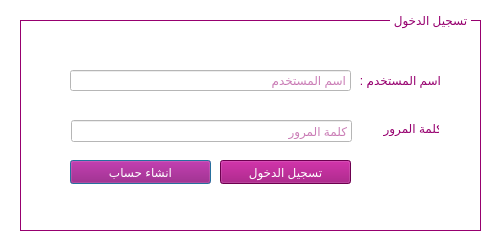
<?xml version="1.0" encoding="UTF-8"?>
<ui version="4.0">
 <class>Login</class>
 <widget class="QDialog" name="Login">
  <property name="geometry">
   <rect>
    <x>0</x>
    <y>0</y>
    <width>500</width>
    <height>248</height>
   </rect>
  </property>
  <property name="maximumSize">
   <size>
    <width>500</width>
    <height>248</height>
   </size>
  </property>
  <property name="sizeIncrement">
   <size>
    <width>500</width>
    <height>0</height>
   </size>
  </property>
  <property name="windowTitle">
   <string>Login</string>
  </property>
  <property name="windowIcon">
   <iconset>
    <normaloff>login.png</normaloff>login.png</iconset>
  </property>
  <property name="styleSheet">
   <string notr="true">background-color: rgb(255, 255, 255);</string>
  </property>
  <widget class="QLabel" name="label">
   <property name="geometry">
    <rect>
     <x>20</x>
     <y>20</y>
     <width>461</width>
     <height>211</height>
    </rect>
   </property>
   <property name="styleSheet">
    <string notr="true">color: rgb(151, 0, 111);</string>
   </property>
   <property name="frameShape">
    <enum>QFrame::Box</enum>
   </property>
   <property name="text">
    <string/>
   </property>
  </widget>
  <widget class="QLabel" name="label_2">
   <property name="geometry">
    <rect>
     <x>390</x>
     <y>10</y>
     <width>81</width>
     <height>21</height>
    </rect>
   </property>
   <property name="styleSheet">
    <string notr="true">color: rgb(151, 0, 111);
background-color: rgb(255, 255, 255);</string>
   </property>
   <property name="frameShape">
    <enum>QFrame::NoFrame</enum>
   </property>
   <property name="text">
    <string>تسجيل الدخول</string>
   </property>
   <property name="alignment">
    <set>Qt::AlignCenter</set>
   </property>
  </widget>
  <widget class="QLineEdit" name="password">
   <property name="geometry">
    <rect>
     <x>71</x>
     <y>120</y>
     <width>281</width>
     <height>22</height>
    </rect>
   </property>
   <property name="styleSheet">
    <string notr="true">background-color: rgb(255, 255, 255);
color: rgb(151, 0, 111);
border-color: rgb(151, 0, 111);
padding : 2px;</string>
   </property>
   <property name="echoMode">
    <enum>QLineEdit::Password</enum>
   </property>
   <property name="placeholderText">
    <string>كلمة المرور</string>
   </property>
  </widget>
  <widget class="QPushButton" name="newAccountBtn">
   <property name="geometry">
    <rect>
     <x>70</x>
     <y>160</y>
     <width>141</width>
     <height>24</height>
    </rect>
   </property>
   <property name="styleSheet">
    <string notr="true">background-color: rgb(151, 0, 111);
color: rgb(255, 255, 255);
font: 10pt &quot;Bernard MT Condensed&quot;;
</string>
   </property>
   <property name="text">
    <string>انشاء حساب</string>
   </property>
  </widget>
  <widget class="QLineEdit" name="user">
   <property name="geometry">
    <rect>
     <x>70</x>
     <y>70</y>
     <width>281</width>
     <height>21</height>
    </rect>
   </property>
   <property name="styleSheet">
    <string notr="true">background-color: rgb(255, 255, 255);
color: rgb(151, 0, 111);
border-color: rgb(151, 0, 111);
padding : 2px;</string>
   </property>
   <property name="alignment">
    <set>Qt::AlignLeading|Qt::AlignLeft|Qt::AlignVCenter</set>
   </property>
   <property name="placeholderText">
    <string>اسم المستخدم</string>
   </property>
  </widget>
  <widget class="QLabel" name="userL">
   <property name="geometry">
    <rect>
     <x>360</x>
     <y>70</y>
     <width>81</width>
     <height>21</height>
    </rect>
   </property>
   <property name="styleSheet">
    <string notr="true">color: rgb(151, 0, 111);
background-color: rgb(255, 255, 255);</string>
   </property>
   <property name="frameShape">
    <enum>QFrame::NoFrame</enum>
   </property>
   <property name="text">
    <string>اسم المستخدم :</string>
   </property>
   <property name="alignment">
    <set>Qt::AlignCenter</set>
   </property>
  </widget>
  <widget class="QLabel" name="passwordL">
   <property name="geometry">
    <rect>
     <x>380</x>
     <y>120</y>
     <width>59</width>
     <height>16</height>
    </rect>
   </property>
   <property name="styleSheet">
    <string notr="true">color: rgb(151, 0, 111);
background-color: rgb(255, 255, 255);</string>
   </property>
   <property name="frameShape">
    <enum>QFrame::NoFrame</enum>
   </property>
   <property name="text">
    <string>كلمة المرور :</string>
   </property>
   <property name="alignment">
    <set>Qt::AlignCenter</set>
   </property>
  </widget>
  <widget class="QPushButton" name="ok">
   <property name="geometry">
    <rect>
     <x>220</x>
     <y>160</y>
     <width>131</width>
     <height>24</height>
    </rect>
   </property>
   <property name="styleSheet">
    <string notr="true">background-color: rgb(151, 0, 111);
color: rgb(255, 255, 255);
font: 10pt &quot;Bernard MT Condensed&quot;;
</string>
   </property>
   <property name="text">
    <string>تسجيل الدخول</string>
   </property>
  </widget>
 </widget>
 <resources/>
 <connections/>
</ui>
